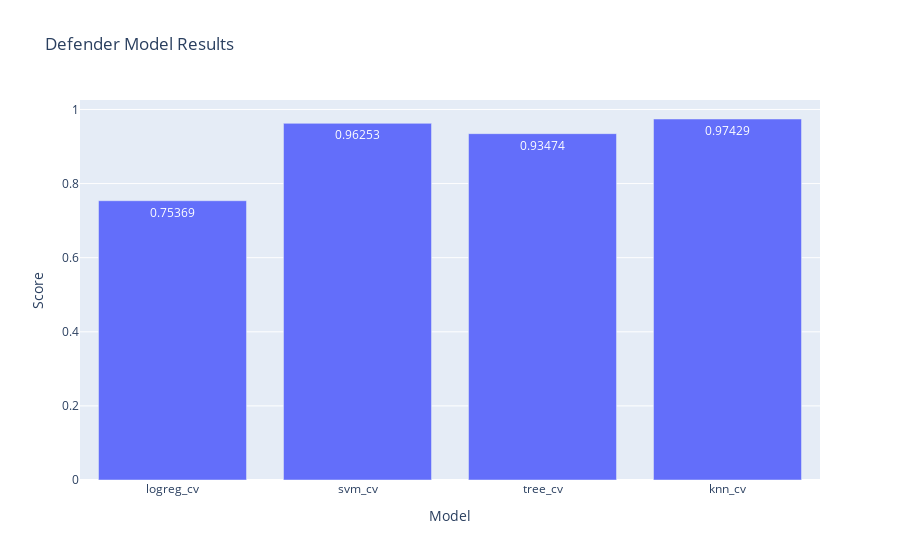

The notebook cell saved with this chart:
### Code cell
model_by_position('Defender')

### Figure 1 — Plotly figure (JSON) as saved in the notebook; plotly's stock layout.template omitted (floating-point values rounded to 4 significant figures)
{"data": [{"alignmentgroup": "True", "hovertemplate": "Model=%{x}<br>Score=%{y}<extra></extra>", "legendgroup": "", "marker": {"color": "#636efa", "pattern": {"shape": ""}}, "name": "", "offsetgroup": "", "orientation": "v", "showlegend": false, "textposition": "auto", "texttemplate": "%{y:.5f}", "type": "bar", "x": ["logreg_cv", "svm_cv", "tree_cv", "knn_cv"], "xaxis": "x", "y": [0.7537, 0.9625, 0.9347, 0.9743], "yaxis": "y"}], "layout": {"barmode": "relative", "legend": {"tracegroupgap": 0}, "title": {"text": "Defender Model Results"}, "xaxis": {"anchor": "y", "domain": [0, 1], "title": {"text": "Model"}}, "yaxis": {"anchor": "x", "domain": [0, 1], "title": {"text": "Score"}}}}
